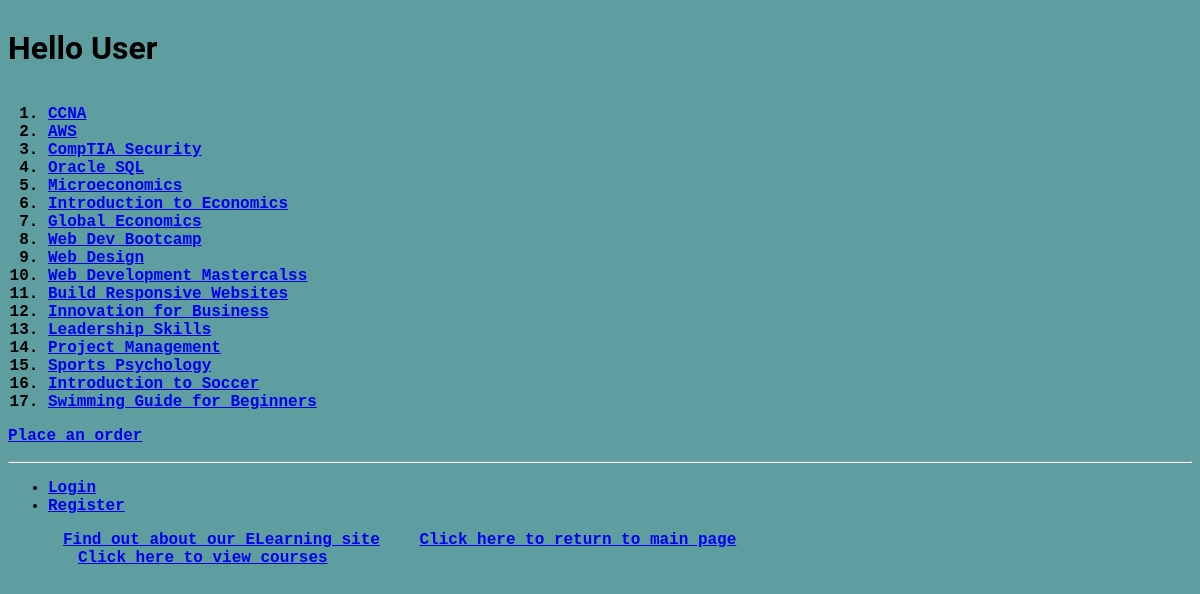
/myapp/courses/, run on the app's committed database.
### myapp/models.py (models this page shows, shortened)
class Course(models.Model):
    topic = models.ForeignKey(Topic, related_name='courses', on_delete=models.CASCADE)
    name = models.CharField(max_length=200)
    price = models.DecimalField(max_digits=10, decimal_places=2)
    hours = models.DecimalField(max_digits=10, decimal_places=2, default=1)
    for_everyone = models.BooleanField(default=True)
    description = models.TextField(max_length=300, null=True, blank=True)
    interested = models.PositiveIntegerField(default=1)
    stages = models.PositiveIntegerField(default=3)

### myapp/views.py (the view)
# urls.py: path(r'courses/', views.courses, name='courses'),
def courses(request):
    courselist = Course.objects.all().order_by('id')
    return render(request, 'myapp/courses.html', {'courselist': courselist})

### myapp/templates/myapp/courses.html (shortened to what this page needs)
{% extends 'myapp/base.html' %}
{% block body_block %}
    {% if courselist %}
        <ol>
            {% for course in courselist %}
                <li><a href="{% url 'myapp:courses' %}{{ course.id }}">{{ course.name }} </a></li>
            {% endfor %}
        </ol>
    {% else %}
        <strong>There are no available courses!</strong>
    {% endif %}
    <p class="paragraphs"><a href="{% url 'myapp:place_order' %}">Place an order</a></p>
{% endblock %}

### myapp/templates/myapp/base.html (shortened to what this page needs)
<!DOCTYPE html>
{% load static %}
<html>
<head>
    <link rel="stylesheet" type="text/css" href="{% static 'myapp/style.css' %}"/>
</head>
<body>
<div>
    <h1>Hello {% block myhdg %}User{% endblock %}</h1>
    {% block body_block %}*** {% endblock %}
</div>
<hr/>
<div>
    <ul>
        {% if request.user.is_authenticated %}
            <li ><a href="{% url 'myapp:logout' %}">Logout</a></li>
            <li ><a href="{% url 'myapp:myaccount' %}">My Account</a></li>
        {% else %}
            <li ><a href="{% url 'myapp:login' %}">Login</a></li>
            <li ><a href="{% url 'myapp:register' %}">Register <Here></Here></a></li>
        {% endif %}
        <li class="hbar1"><a href="{% url 'myapp:about' %}">Find out about our ELearning site</a></li>
        <li class="hbar1"><a href="{% url 'myapp:index' %}">Click here to
            return to main page</a><br/></li>
        <li class="hbar1"><a href="{% url 'myapp:courses' %}">Click here to view courses</a><br/></li>
    </ul>
</div>
</body>
</html>

### myapp/static/myapp/style.css (style rules this page uses)
.hbar1 { display: inline; margin: 15px; }
body { background-color: cadetblue; font-family: "Bitstream Vera Sans Mono", Monaco, "Courier New", Courier, monospace; font-weight: bold; }
h1 { font-family: "Roboto", "Lucida Grande", "DejaVu Sans", "Bitstream Vera Sans", Verdana, Arial, sans-serif; display: inline-grid; }

### data on the page
Course: name "CCNA"
Course: name "AWS"
Course: name "CompTIA Security"
Course: name "Oracle SQL"
Course: name "Microeconomics"
Course: name "Introduction to Economics"
Course: name "Global Economics"
Course: name "Web Dev Bootcamp"
Course: name "Web Design"
Course: name "Web Development Mastercalss"
Course: name "Build Responsive Websites"
Course: name "Innovation for Business"
Course: name "Leadership Skills"
Course: name "Project Management"
Course: name "Sports Psychology"
Course: name "Introduction to Soccer"
Course: name "Swimming Guide for Beginners"
